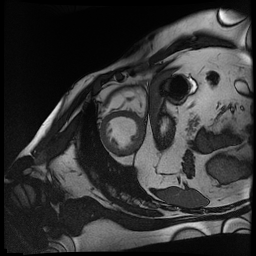
%> input picture Create_real_data/5/frames/frame_02.png, 256 x 256 px; its folder holds only this picture in this run
$ octave Generate_data.m   (GNU Octave 9; MATLAB toolbox functions it lacks are replaced by stand-ins)
%> lines starting %> are read from the running program, lines starting %| are printed output that depends on the picture
% Specify the desired size of the resized images
targetSize = [64, 64];

% Specify the folder containing the GIF files
folderPath = 'frames';

% Specify the number of times to copy each image
numCopies = 20;

% Specify the standard deviation of the Gaussian noise
noiseStdDev = 0.1;

% Get a list of all the GIF files in the folder
fileList = dir(fullfile(folderPath, '*.png'));

% Process each GIF file
for i = 1:numel(fileList)
    % Read the current GIF file
    fileName = fullfile(folderPath, fileList(i).name);
    gifData = imread(fileName);
%> gifData is the input picture: size 256x256x3 uint8; min 0, max 255, mean 52.2

    % Resize GIF frames to the target size
    numFrames = size(gifData, 4);
%> numFrames = 1
    resizedImage = cell(1, numFrames);
%> resizedImage = {[]}
    for j = 1:numFrames
        resizedImage{j} = imresize(gifData(:, :, :, j), targetSize);
    end
%> after the loop, resizedImage = 1 item

    % Convert resized frames to grayscale
    grayImage = cell(1, numFrames);
%> grayImage = {[]}
    for j = 1:numFrames
        grayImage{j} = im2gray(resizedImage{j});
    end
%> after the loop, grayImage = 1 item

    % Copy each gray image and add Gaussian noise
    noisyImages = cell(1, numFrames * numCopies);
    for j = 1:numFrames
        for k = 1:numCopies
            noisyImage = imnoise(grayImage{j}, 'gaussian', 0, noiseStdDev^2);
            noisyImages{(j-1)*numCopies + k} = noisyImage;
        end
    end
%> after the loop, noisyImages = 20 items

    % Save the noisy images as PNG with sequential names
    savepath = 'gray1/';
    for j = 1:(numFrames * numCopies)
        saveFileName = fullfile(savepath, [num2str((i-1)*(numFrames * numCopies) + j), '.png']);
        imwrite(noisyImages{j}, saveFileName);
    end
%> this loop made 20 passes
%> pass 1, `imwrite(noisyImages{j}, saveFileName);`:
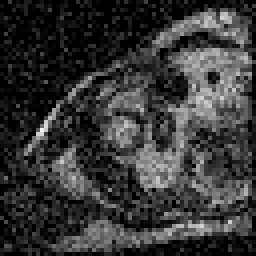
%> saved as 1.png: size 64x64 uint8 (shown 4 times larger); min 0, max 241, mean 55.1
%> pass 2, `imwrite(noisyImages{j}, saveFileName);`:
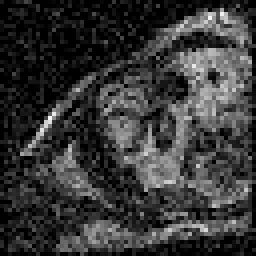
%> saved as 2.png: size 64x64 uint8 (shown 4 times larger); min 0, max 250, mean 55.1
end
